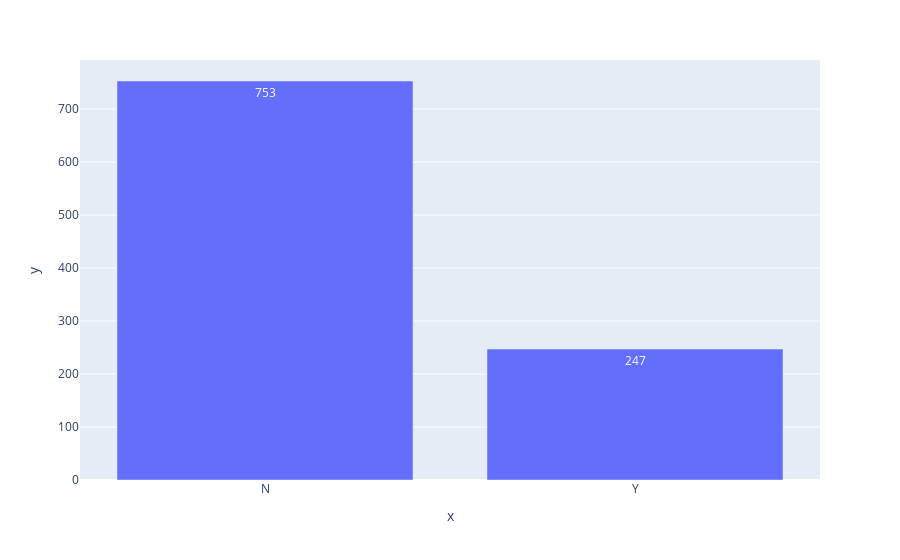

Notebook code for this chart:
### Code cell
px.bar(x=fraud_count['fraud_reported'],y=fraud_count['Count'],text=fraud_count['Count'])

### Figure 1 — Plotly figure (JSON) as saved in the notebook; plotly's stock layout.template omitted (floating-point values rounded to 4 significant figures)
{"data": [{"alignmentgroup": "True", "hovertemplate": "x=%{x}<br>y=%{y}<br>text=%{text}<extra></extra>", "legendgroup": "", "marker": {"color": "#636efa", "pattern": {"shape": ""}}, "name": "", "offsetgroup": "", "orientation": "v", "showlegend": false, "text": [753, 247], "textposition": "auto", "type": "bar", "x": ["N", "Y"], "xaxis": "x", "y": [753, 247], "yaxis": "y"}], "layout": {"autosize": true, "barmode": "relative", "legend": {"tracegroupgap": 0}, "margin": {"t": 60}, "xaxis": {"anchor": "y", "autorange": true, "domain": [0, 1], "range": [-0.5, 1.5], "title": {"text": "x"}, "type": "category"}, "yaxis": {"anchor": "x", "autorange": true, "domain": [0, 1], "range": [0, 792.6], "title": {"text": "y"}, "type": "linear"}}}
